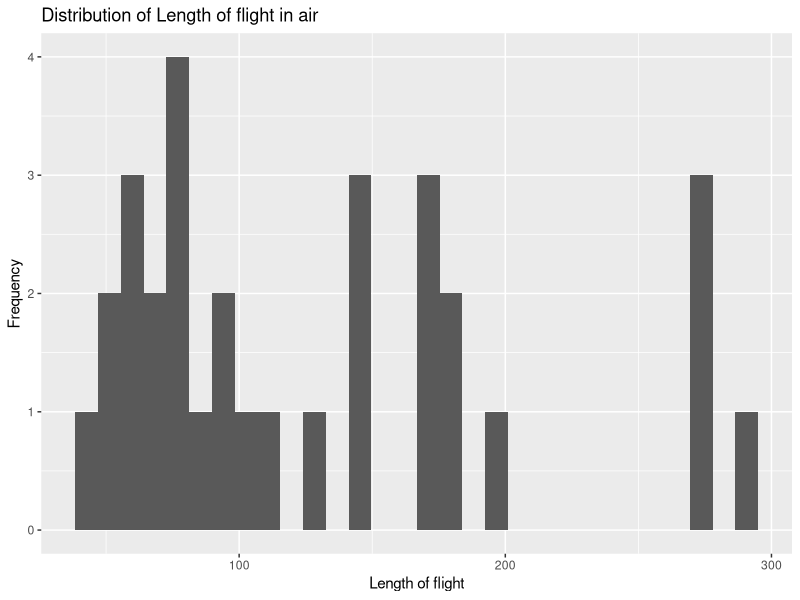
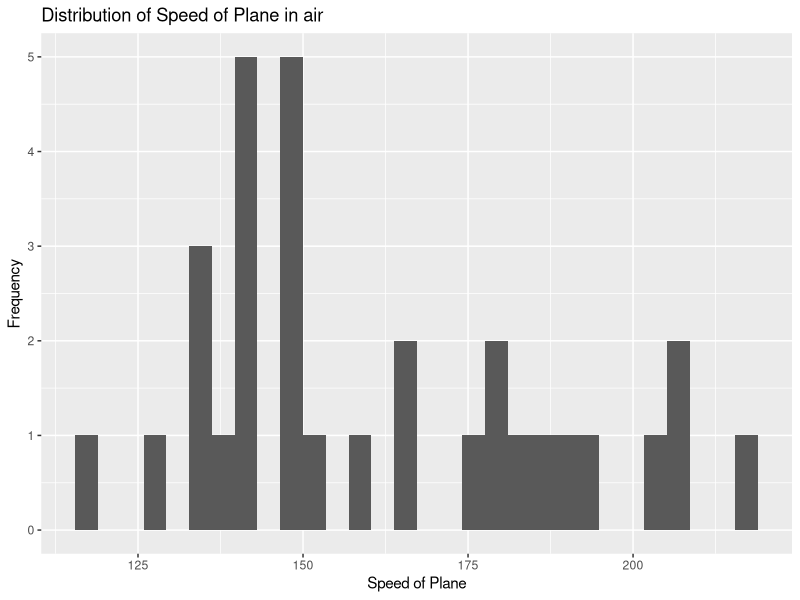
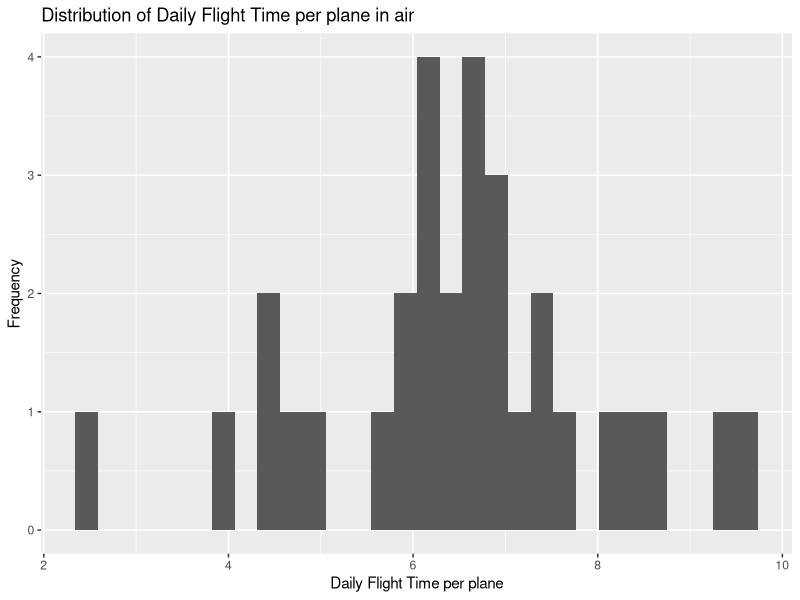
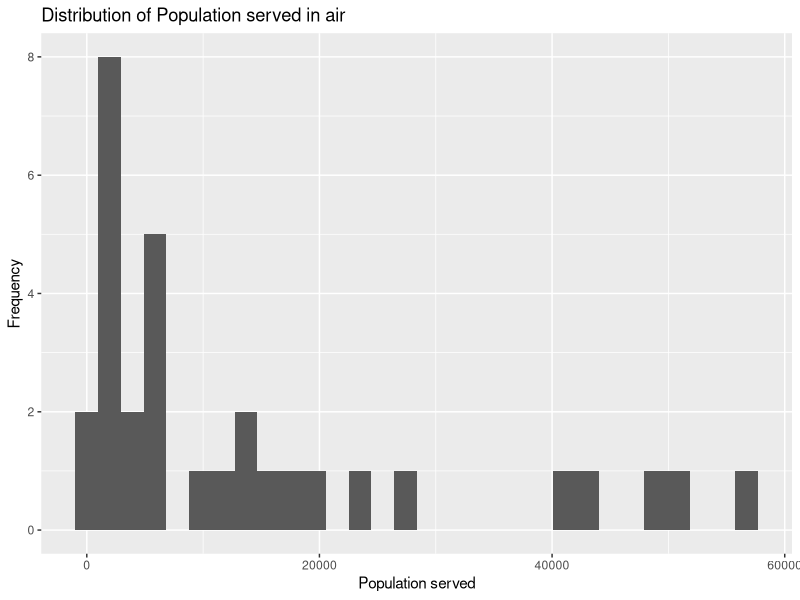
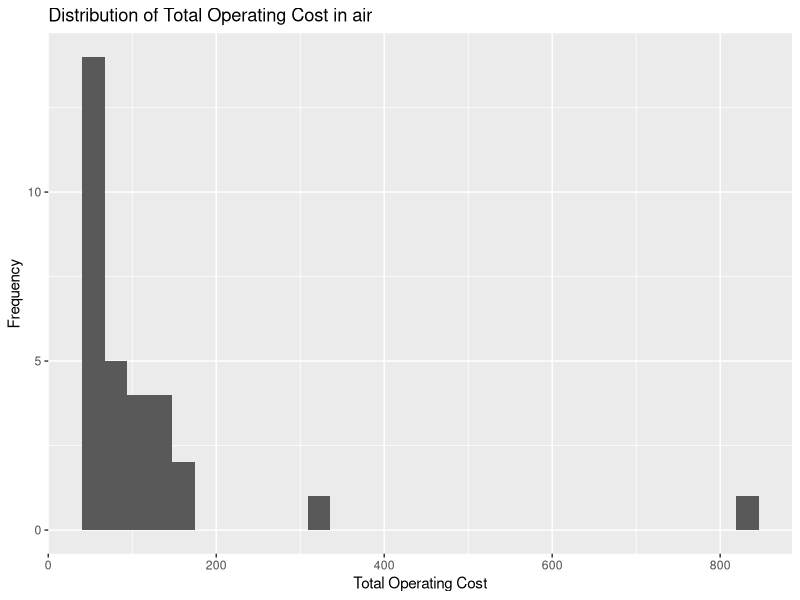
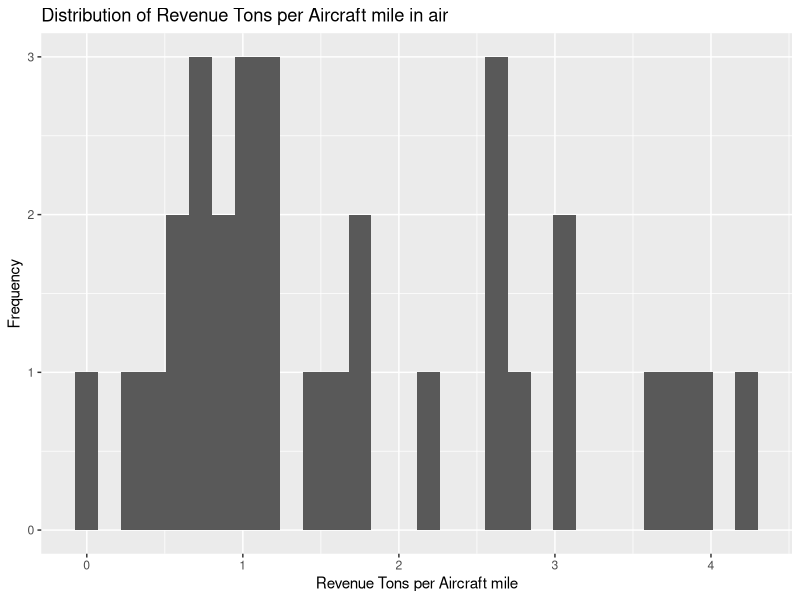
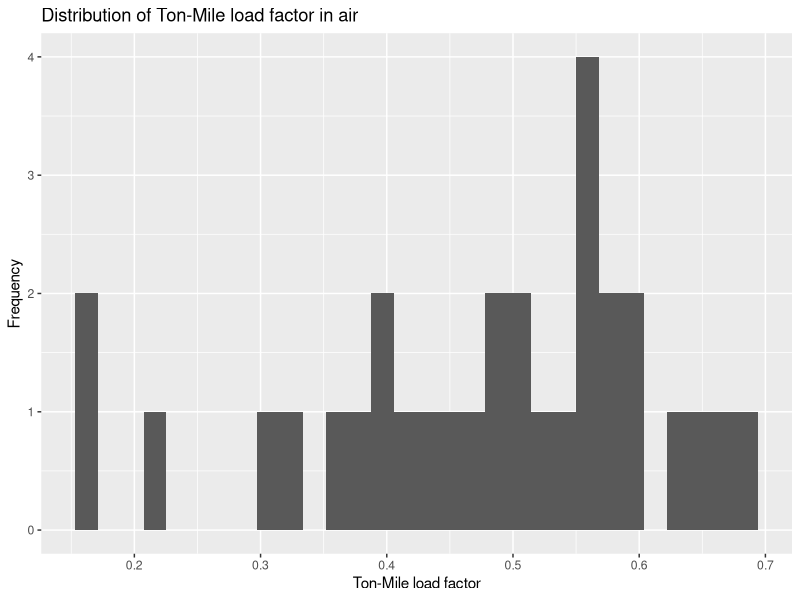
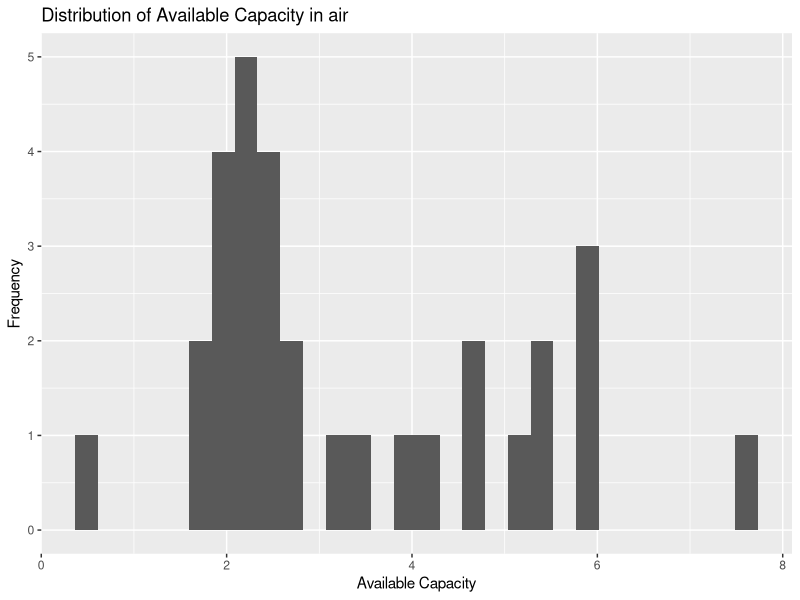

Write R code to recreate these figures, in order.
## ---- chunk 1
library(tidyverse)
air <- read.delim("air.txt", header=FALSE, sep="")
air
## ---- chunk 2
headers <- c("Airline", "Length of flight", "Speed of Plane", "Daily Flight Time per plane", "Population served", "Total Operating Cost", "Revenue Tons per Aircraft mile", "Ton-Mile load factor", "Available Capacity", "Total Assets", "Investments and Special Funds", "Adjusted Assets")
colnames(air) <- headers
features <- headers[-1]
air

## ---- chunk 3
summarize(air)
## ---- chunk 4
#install.packages("gridExtra")
library(gridExtra)
# Create a list of ggplot objects for each column
for (col in features) {
  
  # Create a ggplot object with the current column
  dist <- ggplot(air, aes(x = get(col))) +
    
    # Add a histogram or density layer depending on your preference
    geom_histogram() +
    #geom_density() +
    
    # Add labels and a title with the current column name
    labs(x = col, y = "Frequency", title = paste("Distribution of", col, "in air"))
  print(dist)
}

#a faire en log?
## ---- chunk 5
scale_air <- as.data.frame(scale(air[features]))
scale_air
## ---- chunk 6
for (col in features) {
  
  # Create a ggplot object with the current column
  dist <- ggplot(scale_air, aes(x = get(col))) +
    
    # Add a histogram or density layer depending on your preference
    geom_histogram() +
    #geom_density() +
    
    # Add labels and a title with the current column name
    labs(x = col, y = "Frequency", title = paste("Distribution of", col, "in air"))
  print(dist)
}
## ---- chunk 7

